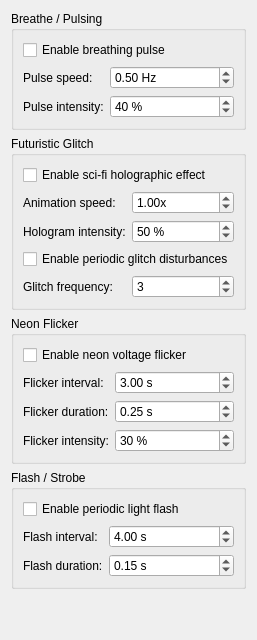
     <widget class="QWidget" name="tabEffects">
      <attribute name="title">
       <string>Shader Effects</string>
      </attribute>
      <layout class="QVBoxLayout" name="verticalLayoutEffects">

       <item>
        <widget class="QGroupBox" name="groupBreathe">
         <property name="title">
          <string>Breathe / Pulsing</string>
         </property>
         <layout class="QFormLayout" name="formLayoutBreathe">
          <item row="0" column="0" colspan="2">
           <widget class="QCheckBox" name="kcfg_BreatheEnabled">
            <property name="text">
             <string>Enable breathing pulse</string>
            </property>
           </widget>
          </item>
          <item row="1" column="0">
           <widget class="QLabel" name="label_breatheSpeed">
            <property name="text">
             <string>Pulse speed:</string>
            </property>
           </widget>
          </item>
          <item row="1" column="1">
           <widget class="QDoubleSpinBox" name="kcfg_BreatheSpeed">
            <property name="decimals">
             <number>2</number>
            </property>
            <property name="minimum">
             <double>0.01</double>
            </property>
            <property name="maximum">
             <double>20.0</double>
            </property>
            <property name="singleStep">
             <double>0.05</double>
            </property>
            <property name="value">
             <double>0.5</double>
            </property>
            <property name="suffix">
             <string> Hz</string>
            </property>
           </widget>
          </item>
          <item row="2" column="0">
           <widget class="QLabel" name="label_breatheIntensity">
            <property name="text">
             <string>Pulse intensity:</string>
            </property>
           </widget>
          </item>
          <item row="2" column="1">
           <widget class="QSpinBox" name="kcfg_BreatheIntensity">
            <property name="minimum">
             <number>10</number>
            </property>
            <property name="maximum">
             <number>100</number>
            </property>
            <property name="value">
             <number>40</number>
            </property>
            <property name="suffix">
             <string> %</string>
            </property>
           </widget>
          </item>
         </layout>
        </widget>
       </item>

       <item>
        <widget class="QGroupBox" name="groupGlitch">
         <property name="title">
          <string>Futuristic Glitch</string>
         </property>
         <layout class="QFormLayout" name="formLayoutGlitch">
          <item row="0" column="0" colspan="2">
           <widget class="QCheckBox" name="kcfg_GlitchEnabled">
            <property name="text">
             <string>Enable sci-fi holographic effect</string>
            </property>
           </widget>
          </item>
          <item row="1" column="0">
           <widget class="QLabel" name="label_glitchSpeed">
            <property name="text">
             <string>Animation speed:</string>
            </property>
           </widget>
          </item>
          <item row="1" column="1">
           <widget class="QDoubleSpinBox" name="kcfg_GlitchSpeed">
            <property name="minimum">
             <double>0.1</double>
            </property>
            <property name="maximum">
             <double>5.0</double>
            </property>
            <property name="singleStep">
             <double>0.2</double>
            </property>
            <property name="value">
             <double>1.0</double>
            </property>
            <property name="suffix">
             <string>x</string>
            </property>
           </widget>
          </item>
          <item row="2" column="0">
           <widget class="QLabel" name="label_glitchIntensity">
            <property name="text">
             <string>Hologram intensity:</string>
            </property>
           </widget>
          </item>
          <item row="2" column="1">
           <widget class="QSpinBox" name="kcfg_GlitchIntensity">
            <property name="minimum">
             <number>10</number>
            </property>
            <property name="maximum">
             <number>100</number>
            </property>
            <property name="value">
             <number>50</number>
            </property>
            <property name="suffix">
             <string> %</string>
            </property>
           </widget>
          </item>
          <item row="3" column="0" colspan="2">
           <widget class="QCheckBox" name="kcfg_GlitchAnomalyEnabled">
            <property name="text">
             <string>Enable periodic glitch disturbances</string>
            </property>
           </widget>
          </item>
          <item row="4" column="0">
           <widget class="QLabel" name="label_glitchFrequency">
            <property name="text">
             <string>Glitch frequency:</string>
            </property>
           </widget>
          </item>
          <item row="4" column="1">
           <widget class="QSpinBox" name="kcfg_GlitchFrequency">
            <property name="minimum">
             <number>1</number>
            </property>
            <property name="maximum">
             <number>10</number>
            </property>
            <property name="value">
             <number>3</number>
            </property>
           </widget>
          </item>
         </layout>
        </widget>
       </item>

       <item>
        <widget class="QGroupBox" name="groupNeonFlicker">
         <property name="title">
          <string>Neon Flicker</string>
         </property>
         <layout class="QFormLayout" name="formLayoutNeon">
          <item row="0" column="0" colspan="2">
           <widget class="QCheckBox" name="kcfg_NeonFlickerEnabled">
            <property name="text">
             <string>Enable neon voltage flicker</string>
            </property>
           </widget>
          </item>
          <item row="1" column="0">
           <widget class="QLabel" name="label_neonInterval">
            <property name="text">
             <string>Flicker interval:</string>
            </property>
           </widget>
          </item>
          <item row="1" column="1">
           <widget class="QDoubleSpinBox" name="kcfg_NeonFlickerInterval">
            <property name="minimum">
             <double>0.5</double>
            </property>
            <property name="maximum">
             <double>30.0</double>
            </property>
            <property name="singleStep">
             <double>0.5</double>
            </property>
            <property name="value">
             <double>3.0</double>
            </property>
            <property name="suffix">
             <string> s</string>
            </property>
           </widget>
          </item>
          <item row="2" column="0">
           <widget class="QLabel" name="label_neonDuration">
            <property name="text">
             <string>Flicker duration:</string>
            </property>
           </widget>
          </item>
          <item row="2" column="1">
           <widget class="QDoubleSpinBox" name="kcfg_NeonFlickerDuration">
            <property name="minimum">
             <double>0.05</double>
            </property>
            <property name="maximum">
             <double>2.0</double>
            </property>
            <property name="singleStep">
             <double>0.05</double>
            </property>
            <property name="value">
             <double>0.25</double>
            </property>
            <property name="suffix">
             <string> s</string>
            </property>
           </widget>
          </item>
          <item row="3" column="0">
           <widget class="QLabel" name="label_neonIntensity">
            <property name="text">
             <string>Flicker intensity:</string>
            </property>
           </widget>
          </item>
          <item row="3" column="1">
           <widget class="QSpinBox" name="kcfg_NeonFlickerIntensity">
            <property name="minimum">
             <number>10</number>
            </property>
            <property name="maximum">
             <number>100</number>
            </property>
            <property name="value">
             <number>30</number>
            </property>
            <property name="suffix">
             <string> %</string>
            </property>
           </widget>
          </item>
         </layout>
        </widget>
       </item>

       <item>
        <widget class="QGroupBox" name="groupFlash">
         <property name="title">
          <string>Flash / Strobe</string>
         </property>
         <layout class="QFormLayout" name="formLayoutFlash">
          <item row="0" column="0" colspan="2">
           <widget class="QCheckBox" name="kcfg_FlashEnabled">
            <property name="text">
             <string>Enable periodic light flash</string>
            </property>
           </widget>
          </item>
          <item row="1" column="0">
           <widget class="QLabel" name="label_flashInterval">
            <property name="text">
             <string>Flash interval:</string>
            </property>
           </widget>
          </item>
          <item row="1" column="1">
           <widget class="QDoubleSpinBox" name="kcfg_FlashInterval">
            <property name="minimum">
             <double>0.5</double>
            </property>
            <property name="maximum">
             <double>20.0</double>
            </property>
            <property name="singleStep">
             <double>0.5</double>
            </property>
            <property name="value">
             <double>4.0</double>
            </property>
            <property name="suffix">
             <string> s</string>
            </property>
           </widget>
          </item>
          <item row="2" column="0">
           <widget class="QLabel" name="label_flashDuration">
            <property name="text">
             <string>Flash duration:</string>
            </property>
           </widget>
          </item>
          <item row="2" column="1">
           <widget class="QDoubleSpinBox" name="kcfg_FlashDuration">
            <property name="minimum">
             <double>0.05</double>
            </property>
            <property name="maximum">
             <double>1.0</double>
            </property>
            <property name="singleStep">
             <double>0.05</double>
            </property>
            <property name="value">
             <double>0.15</double>
            </property>
            <property name="suffix">
             <string> s</string>
            </property>
           </widget>
          </item>
         </layout>
        </widget>
       </item>

       <item>
        <spacer name="verticalSpacerEffects">
         <property name="orientation">
          <enum>Qt::Vertical</enum>
         </property>
         <property name="sizeHint" stdset="0">
          <size>
           <width>20</width>
           <height>40</height>
          </size>
         </property>
        </spacer>
       </item>

      </layout>
     </widget>
